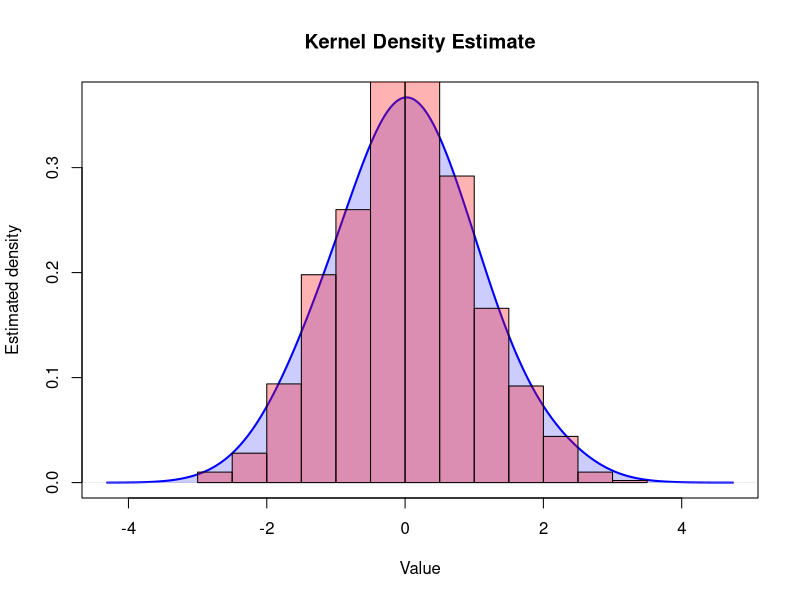

Reproduce this figure in R.
# R Script: Compute and Plot Kernel Density Estimate (KDE)

set.seed(123)
# Example data: 1000 random points from normal distribution
data <- rnorm(1000, mean = 0, sd = 1)

# Compute KDE
kde <- density(data)                            # density() computes kernel density estimate
kde <- density(data, kernel = "epanechnikov")   # alternative kernel : Guassian Kernel by default
kde <- density(data, bw = 0.5)                  # smaller bw = more sensitive, larger = smoother | Control bandwith smoothing

# Print KDE values (optional)
head(kde)

# Plot KDE
plot(kde,
     main = "Kernel Density Estimate",
     xlab = "Value",
     ylab = "Estimated density",
     col = "blue",
     lwd = 2)

# Fill under the curve
polygon(kde, col = rgb(0,0,1,0.2), border = NA)

# 5Overlay histogram
hist(data, probability = TRUE, col = rgb(1,0,0,0.3), add = TRUE)
